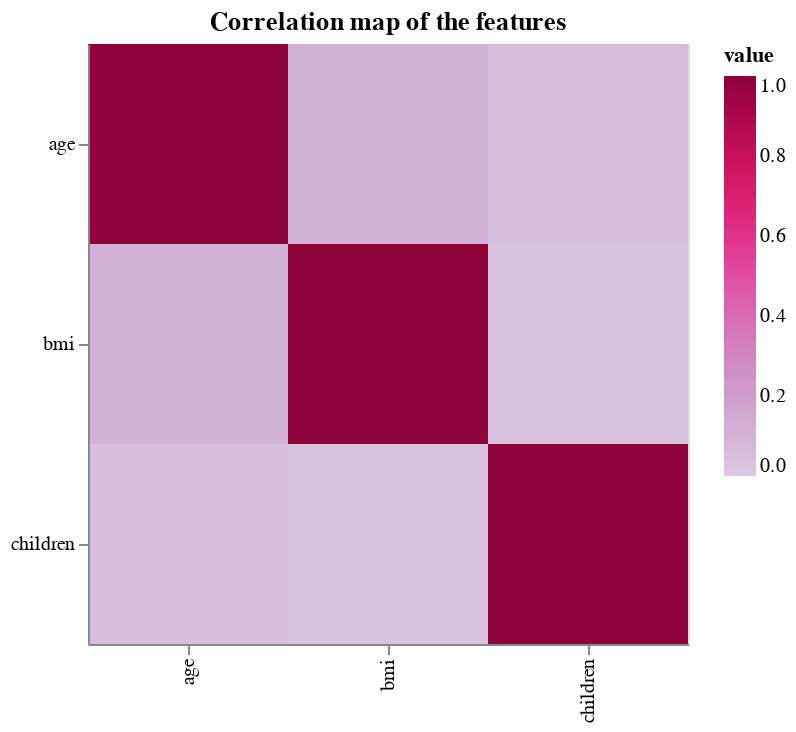

Source (notebook cell):
### Code cell
alt.Chart(cor).mark_rect().encode(
    alt.X('index:O', title=''),
    alt.Y('variable:O', title=''),
    alt.Color('value:Q',scale = alt.Scale(domain=[0, 1], scheme = 'purplered'))
).properties(title="Correlation map of the features",
            width = 300,
            height = 300
)

### Figure 1 — Vega-Lite specification as saved in the notebook (floating-point values rounded to 4 significant figures)
{"$schema": "https://vega.github.io/schema/vega-lite/v3.4.0.json", "config": {"mark": {"tooltip": null}, "view": {"height": 300, "width": 400}}, "data": {"name": "data-9cf4bbfec0e33a020a8081922c36881b"}, "datasets": {"data-9cf4bbfec0e33a020a8081922c36881b": [{"index": "age", "value": 1, "variable": "age"}, {"index": "bmi", "value": 0.111, "variable": "age"}, {"index": "children", "value": 0.05091, "variable": "age"}, {"index": "age", "value": 0.111, "variable": "bmi"}, {"index": "bmi", "value": 1, "variable": "bmi"}, {"index": "children", "value": 0.03277, "variable": "bmi"}, {"index": "age", "value": 0.05091, "variable": "children"}, {"index": "bmi", "value": 0.03277, "variable": "children"}, {"index": "children", "value": 1, "variable": "children"}]}, "encoding": {"color": {"field": "value", "scale": {"domain": [0, 1], "scheme": "purplered"}, "type": "quantitative"}, "x": {"field": "index", "title": "", "type": "ordinal"}, "y": {"field": "variable", "title": "", "type": "ordinal"}}, "height": 300, "mark": "rect", "title": "Correlation map of the features", "width": 300}
